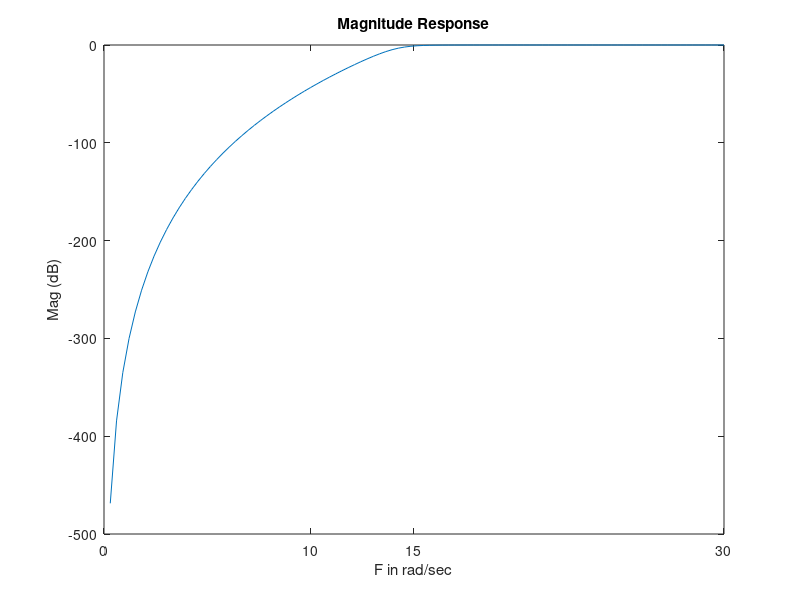

MATLAB code to generate this figure: (Note: this script raises an error after producing the figure.)
% Quyen HUa
% EE6713
% M12
% P11.8

close all
clear all

%% analaog design specs
Os = 10;%rads/sec
Op = 15;%rads/sec

Fs = 100; %sampling frequency

Ap = 1; %dB
As = 40; %dB

[n, Wn] = buttord(Op, Os, Ap, As, 's'); 

[B, A] = butter(n, Wn, 'high', 's'); 

omax = 30; %rad/sec, x max
om = linspace(0,omax, Fs); 

H = freqs(B,A,om);

Hdb = 20*log10(abs(H));
plot(om,Hdb)
xlabel('F in rad/sec')
ylabel('Mag (dB)')
title('Magnitude Response')
set(gca, 'xtick', [0, Os, Op, omax]);

%% impulse invariance
Td = 1;

[Bi, Ai] = impinvar(B,A,1/Td);

w = linspace(0,1,Fs)*pi;

Hd = freqz(B,A,w);

Hddb = 20*log10(abs(Hd)./max(abs(Hd)));
figure;
plot(w/pi, Hddb)
xlabel('\omega/\pi')
ylabel('mag (dB)')
title('transformed magnitude response with Td=1')
% set(gca, 'xtick', [0, Os, Op, omax]);


